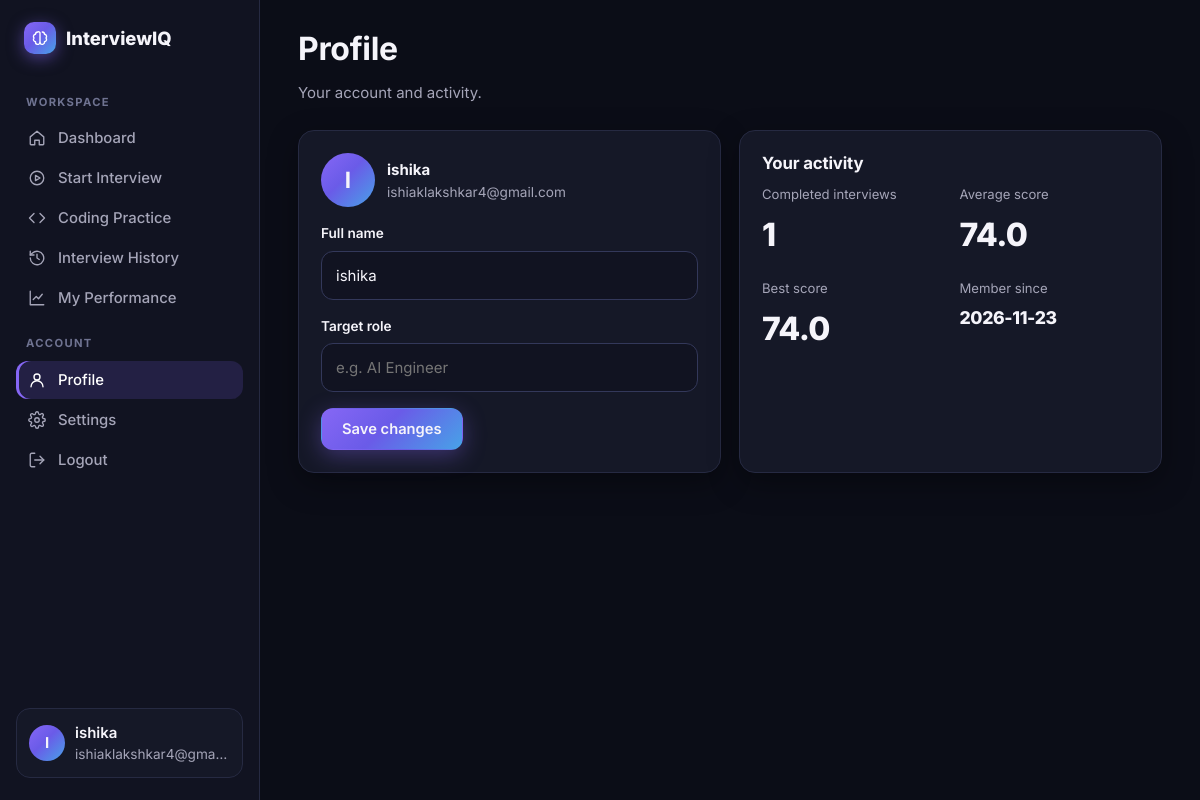
Screenshot of /profile (signed in) with the database file from the repository.
### tables this page shows
CREATE TABLE users (
    id INTEGER PRIMARY KEY AUTOINCREMENT,
    name TEXT NOT NULL,
    email TEXT NOT NULL UNIQUE,
    password_hash TEXT NOT NULL,
    target_role TEXT DEFAULT '',
    prefs_json TEXT DEFAULT '{}',
    created_at TEXT NOT NULL DEFAULT (datetime('now'))
);

### routes/web.py (the view, shortened to what this page needs)
@bp.route("/profile", methods=["GET", "POST"])
@login_required
def profile():
    user = current_user()
    db = get_db()
    stats = analytics.dashboard(db, user["id"])
    return render_template("profile.html", user=user, stats=stats, active="profile")

### db.py (called while the page is built)
def _connect(path: str) -> sqlite3.Connection:
    Path(path).parent.mkdir(parents=True, exist_ok=True)
    conn = sqlite3.connect(path, timeout=15)
    conn.row_factory = sqlite3.Row
    conn.execute("PRAGMA foreign_keys = ON")
    conn.execute("PRAGMA journal_mode = WAL")
    return conn

def get_db() -> sqlite3.Connection:
    if "db" not in g:
        g.db = _connect(current_app.config["DATABASE"])
    return g.db

def row_to_dict(row, json_fields=()) -> dict | None:
    if row is None:
        return None
    d = dict(row)
    for key in list(d):
        if key.endswith("_json"):
            raw = d.pop(key)
            try:
                d[key[:-5]] = json.loads(raw) if raw else None
            except (TypeError, ValueError):
                d[key[:-5]] = None
    return d

### routes/auth_utils.py (called while the page is built)
def current_user() -> dict | None:
    uid = session.get("uid")
    if not uid:
        return None
    if "user" not in g:
        g.user = row_to_dict(get_db().execute("SELECT * FROM users WHERE id=?", (uid,)).fetchone())
        if g.user is None:
            session.clear()
    return g.user

def login_required(view):
    @wraps(view)
    def wrapped(*a, **kw):
        if not current_user():
            if request.path.startswith("/api/"):
                return jsonify(error="Please log in."), 401
            return redirect(url_for("web.login"))
        return view(*a, **kw)
    return wrapped

### services/llm.py (called while the page is built)
def provider() -> str:
    if not has_app_context():  # e.g. unit tests of agents outside Flask
        return ""
    cfg = current_app.config
    p = cfg.get("LLM_PROVIDER", "")
    if p == "none":
        return ""
    if p == "anthropic" and cfg.get("ANTHROPIC_API_KEY"):
        return "anthropic"
    if p == "openai" and cfg.get("OPENAI_API_KEY"):
        return "openai"
    if not p:
        if cfg.get("ANTHROPIC_API_KEY"):
            return "anthropic"
        if cfg.get("OPENAI_API_KEY"):
            return "openai"
    return ""

def is_available() -> bool:
    return bool(provider())

### templates/profile.html (shortened to what this page needs)
{% extends 'base_app.html' %}
{% from '_icons.html' import icon %}
{% block content %}
<div class="page-head"><div><h1>Profile</h1><p>Your account and activity.</p></div></div>
<div class="grid g2">
  <form class="card" method="post">
    <div class="row" style="margin-bottom:16px"><div class="avatar" style="width:54px;height:54px;font-size:1.4rem">{{ user.name[:1]|upper }}</div><div><strong>{{ user.name }}</strong><div class="muted small">{{ user.email }}</div></div></div>
    <div class="field"><label for="name">Full name</label><input id="name" name="name" type="text" value="{{ user.name }}" maxlength="60" required></div>
    <div class="field"><label for="tr">Target role</label><input id="tr" name="target_role" type="text" value="{{ user.target_role }}" maxlength="60" placeholder="e.g. AI Engineer"></div>
    <button class="btn btn-primary" type="submit">Save changes</button>
  </form>
  <div class="card"><h3>Your activity</h3>
    <div class="grid g2" style="margin-top:10px">
      <div class="stat"><div class="label">Completed interviews</div><div class="val">{{ stats.total }}</div></div>
      <div class="stat"><div class="label">Average score</div><div class="val">{{ stats.average if stats.average is not none else '-' }}</div></div>
      <div class="stat"><div class="label">Best score</div><div class="val">{{ stats.best if stats.best is not none else '-' }}</div></div>
      <div class="stat"><div class="label">Member since</div><div class="val" style="font-size:1.1rem">{{ user.created_at[:10] }}</div></div>
    </div></div>
</div>
{% endblock %}

### templates/base_app.html (shortened to what this page needs)
{% from '_icons.html' import icon %}
<!doctype html>
<html lang="en">
<head>
  <link rel="stylesheet" href="{{ url_for('static', filename='css/app.css') }}">
</head>
<body>
<div class="shell">
  <aside class="sidebar" id="sidebar" aria-label="Sidebar">
    <a class="logo" href="{{ url_for('web.dashboard') }}"><span class="logo-mark">{{ icon('brain') }}</span>InterviewIQ</a>
    <nav class="nav" aria-label="Workspace">
      <div class="nav-label">WORKSPACE</div>
      <a href="{{ url_for('web.dashboard') }}" class="{{ 'on' if active=='dashboard' }}">{{ icon('home') }}Dashboard</a>
      <a href="{{ url_for('web.interview_new') }}" class="{{ 'on' if active=='start' }}">{{ icon('play') }}Start Interview</a>
      <a href="{{ url_for('web.coding_list') }}" class="{{ 'on' if active=='coding' }}">{{ icon('code') }}Coding Practice</a>
      <a href="{{ url_for('web.history') }}" class="{{ 'on' if active=='history' }}">{{ icon('history') }}Interview History</a>
      <a href="{{ url_for('web.performance') }}" class="{{ 'on' if active=='performance' }}">{{ icon('chart') }}My Performance</a>
      <div class="nav-label">ACCOUNT</div>
      <a href="{{ url_for('web.profile') }}" class="{{ 'on' if active=='profile' }}">{{ icon('user') }}Profile</a>
      <a href="{{ url_for('web.settings') }}" class="{{ 'on' if active=='settings' }}">{{ icon('settings') }}Settings</a>
      <form method="post" action="{{ url_for('web.logout') }}"><input type="hidden" name="csrf_token" value="{{ csrf_token }}"><button type="submit">{{ icon('logout') }}Logout</button></form>
    </nav>
    <div class="side-user"><div class="avatar">{{ user.name[:1]|upper }}</div><div style="min-width:0"><div style="font-weight:600;overflow:hidden;text-overflow:ellipsis;white-space:nowrap">{{ user.name }}</div><div class="small muted" style="overflow:hidden;text-overflow:ellipsis">{{ user.email }}</div></div></div>
  </aside>
  <main class="main" id="main">
    {% block content %}{% endblock %}
  </main>
</div>
</body>
</html>

### static/css/app.css (style rules this page uses)
:root { --bg:#0B0D17; --bg2:#111321; --card:#151827; --card2:#1a1e31; --primary:#8667F5; --primary-2:#6d4fe0; --accent:#35C9E7; --text:#F5F4FA; --muted:#A5A5B8; --border:#262a42; --border2:#33385a; --good:#3ddc97; --ok:#f5b83d; --bad:#ff6b81; --radius:16px; --radius-sm:10px; --shadow:0 10px 30px rgba(0,0,0,.35); --grad:linear-gradient(135deg,#8667F5 0%,#6a5be8 45%,#35C9E7 130%); --font:'Inter','Plus Jakarta Sans',system-ui,-apple-system,'Segoe UI',Roboto,sans-serif; }
* { box-sizing:border-box }
html { scroll-behavior:smooth }
body { margin:0;background:var(--bg);color:var(--text);font-family:var(--font);font-size:15px;line-height:1.55;-webkit-font-smoothing:antialiased }
a { color:var(--accent);text-decoration:none }
h1,h2,h3,h4 { margin:0 0 .4em;line-height:1.2;letter-spacing:-.01em }
h1 { font-size:2rem }
h3 { font-size:1.05rem }
p { margin:0 0 .8em }
.muted { color:var(--muted) }
.small { font-size:.85rem }
.btn { display:inline-flex;align-items:center;justify-content:center;gap:8px;padding:11px 20px;border-radius:12px;border:1px solid var(--border2);background:var(--card2);color:var(--text);font:600 .92rem var(--font);cursor:pointer;transition:transform .15s,box-shadow .2s,background .2s,border-color .2s;text-decoration:none }
.btn-primary { background:var(--grad);border-color:transparent;box-shadow:0 6px 22px rgba(134,103,245,.35) }
.card { background:var(--card);border:1px solid var(--border);border-radius:var(--radius);padding:22px;box-shadow:var(--shadow) }
.card h3 { display:flex;align-items:center;gap:8px }
.grid { display:grid;gap:18px }
.g2 { grid-template-columns:repeat(2,minmax(0,1fr)) }
.row { display:flex;gap:12px;align-items:center;flex-wrap:wrap }
label { display:block;font-weight:600;font-size:.85rem;margin-bottom:6px }
input[type=text],input[type=email],input[type=password],input[type=number],select,textarea { width:100%;padding:12px 14px;border-radius:12px;border:1px solid var(--border2);background:var(--bg2);color:var(--text);font:inherit }
.field { margin-bottom:16px }
.logo { display:flex;align-items:center;gap:10px;font-weight:800;font-size:1.15rem;color:var(--text)!important;text-decoration:none!important }
.logo-mark { width:32px;height:32px;border-radius:10px;background:var(--grad);display:grid;place-items:center;box-shadow:0 4px 16px rgba(134,103,245,.5) }
.shell { display:grid;grid-template-columns:260px 1fr;min-height:100vh }
.sidebar { background:var(--bg2);border-right:1px solid var(--border);padding:22px 16px;position:sticky;top:0;height:100vh;display:flex;flex-direction:column;overflow-y:auto;transition:width .2s }
.sidebar .logo { padding:0 8px 22px }
.nav-label { font-size:.7rem;letter-spacing:.12em;color:#6f7391;font-weight:700;margin:18px 10px 8px }
.nav a,.nav button { display:flex;align-items:center;gap:12px;width:100%;padding:10px 12px;border-radius:12px;color:var(--muted);font:500 .93rem var(--font);background:none;border:0;cursor:pointer;text-align:left;text-decoration:none;margin-bottom:2px }
.nav a.on { background:rgba(134,103,245,.16);color:#fff;box-shadow:inset 3px 0 0 var(--primary) }
.side-user { margin-top:auto;padding:12px;border:1px solid var(--border);border-radius:14px;display:flex;gap:10px;align-items:center;background:var(--card) }
.avatar { width:36px;height:36px;border-radius:50%;background:var(--grad);display:grid;place-items:center;font-weight:700;flex:none }
.main { padding:30px 38px 60px;min-width:0 }
.page-head { display:flex;justify-content:space-between;align-items:flex-start;gap:16px;margin-bottom:26px;flex-wrap:wrap }
.page-head p { color:var(--muted);margin:0 }
.stat { display:flex;flex-direction:column;gap:6px }
.stat .label { color:var(--muted);font-size:.82rem;display:flex;align-items:center;gap:8px }
.stat .val { font-size:2rem;font-weight:800;letter-spacing:-.02em }

### rows the page displays
users: name "I", name "ishika", email "ishiaklakshkar4@gma…", email "ishiaklakshkar4@gmail.com", created_at "2026-11-23"

### other values shown
{{ stats.total }} "1"
{{ stats.average if stats.average is not none else '-' }} "74.0"
{{ stats.best if stats.best is not none else '-' }} "74.0"
